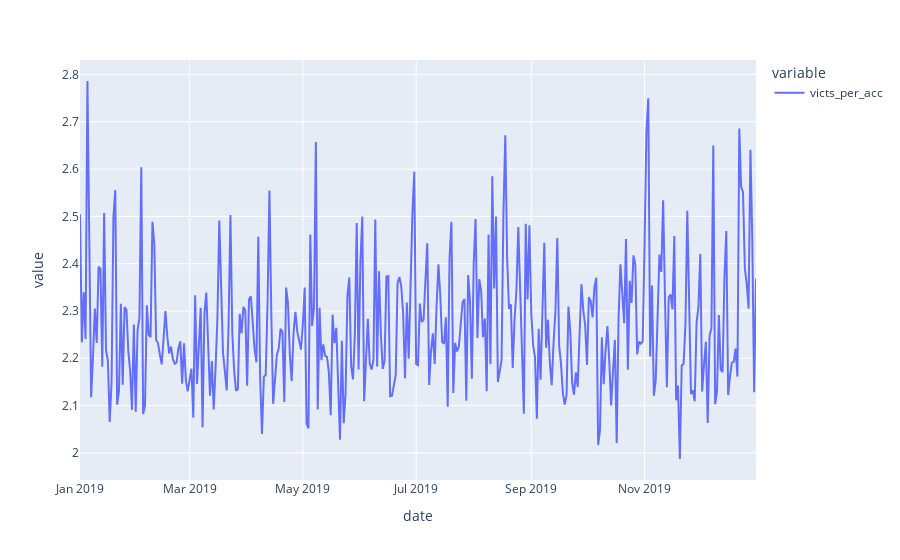

Source (notebook cell):
### Code cell
plot_acc_by_year(accidents_by_date, 2019, ['victs_per_acc'], window=1, hover_data=['value', 'date', 'weekday'])

### Figure 1 — Plotly figure (JSON) as saved in the notebook; plotly's stock layout.template omitted (floating-point values rounded to 4 significant figures; data arrays with more than 128 entries replaced by an {"elided": "..."} marker saying what was removed)
{"data": [{"customdata": {"elided": "365x3 mixed values"}, "hovertemplate": "variable=victs_per_acc<br>date=%{customdata[1]}<br>value=%{customdata[0]}<br>weekday=%{customdata[2]}<extra></extra>", "legendgroup": "victs_per_acc", "line": {"color": "#636efa", "dash": "solid"}, "mode": "lines", "name": "victs_per_acc", "orientation": "v", "showlegend": true, "type": "scatter", "x": {"elided": "365 str values"}, "xaxis": "x", "y": {"elided": "365 float values"}, "yaxis": "y"}], "layout": {"legend": {"title": {"text": "variable"}, "tracegroupgap": 0}, "margin": {"t": 60}, "xaxis": {"anchor": "y", "domain": [0, 1], "title": {"text": "date"}}, "yaxis": {"anchor": "x", "domain": [0, 1], "title": {"text": "value"}}}}
